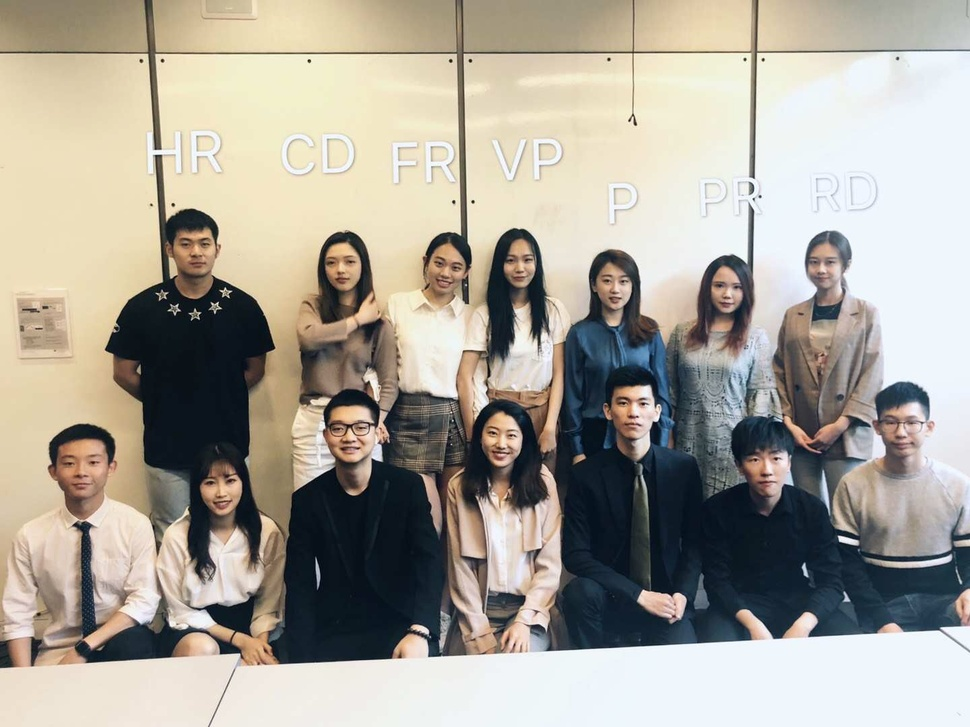
#> input picture group-14.JPG, 970 x 727 px, shrunk from 1440 x 1080 before the run, found by its file name
$ python body-detection.py
#> lines starting #> are read from the running program, lines starting #| are printed output that depends on the picture; after the words box and inside, x2 and y2 are one past the last pixel; in counts of white or black regions, pixels touching at a corner belong together
import numpy as np
import cv2
from matplotlib import pyplot as plt

img = cv2.imread('group-14.jpg', cv2.IMREAD_COLOR)
#> img is the input picture: shape (727, 970, 3); mean B, G, R 153.9, 164.2, 169.4

body_cascade = cv2.CascadeClassifier('haarcascade_fullbody.xml')

gray = cv2.cvtColor(img, cv2.COLOR_BGR2GRAY)
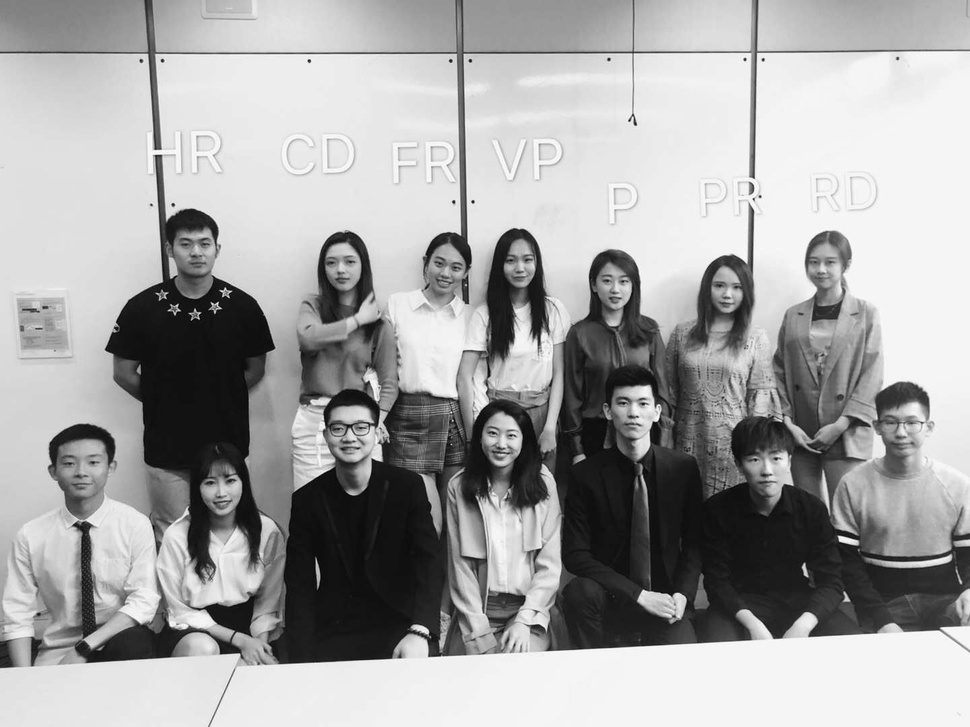
#> gray: shape (727, 970); min 0, max 255, mean 164.6

body = body_cascade.detectMultiScale(gray, 1.1, 4)
#> body = [[136, 475, 44, 89]]

for (x, y, w, h) in body:
    cv2.rectangle(img, (x, y), (x + w, y + h), (12, 150, 100), 2)
#> this loop made 1 pass
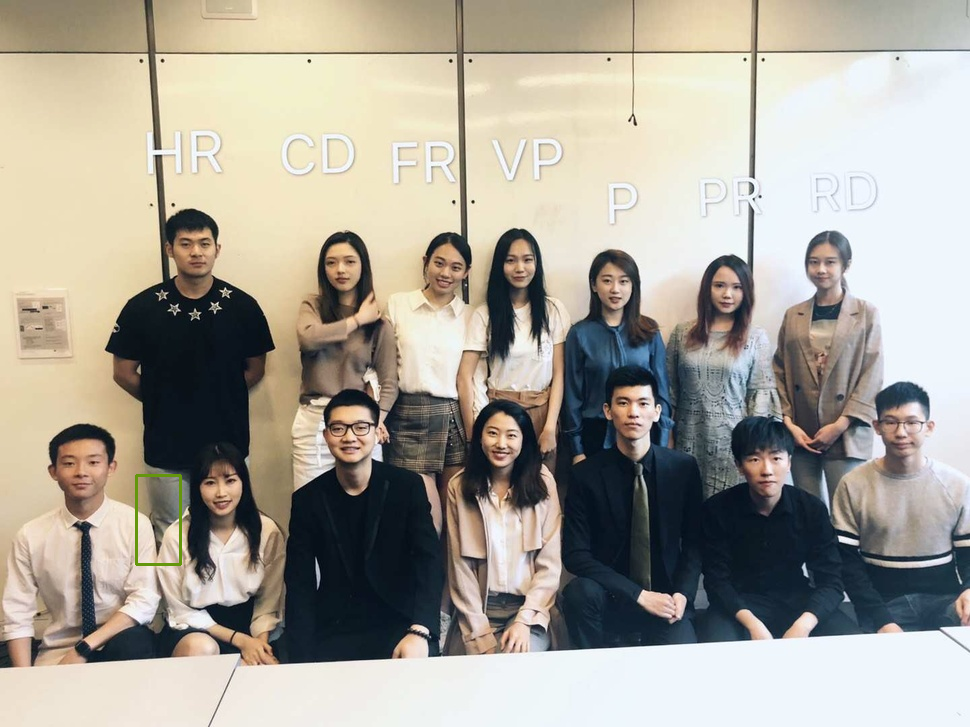
#> img: shape (727, 970, 3); 0.11% of pixels changed, all inside (x1, y1, x2, y2) = (135, 474, 182, 566)

cv2.imshow('image', img)
cv2.waitKey(
    0)  # If you don'tput this line,thenthe image windowis just a flash. If you put any number other than 0, the same happens.
cv2.destroyAllWindows()

$ run again, with group-6.JPG copied over group-14.JPG
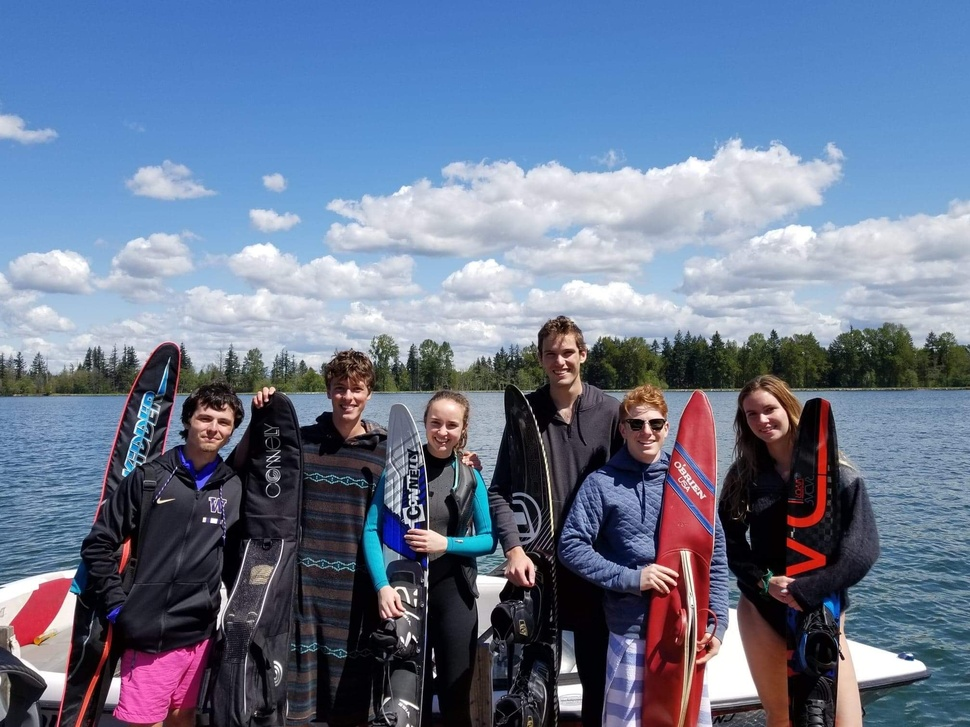
#> input picture group-6.JPG, 970 x 727 px, shrunk from 2016 x 1512 before the run, found by its file name
#> img is the input picture: shape (727, 970, 3); mean B, G, R 144.4, 119, 106
#> `gray = cv2.cvtColor(img, cv2.COLOR_BGR2GRAY)`:
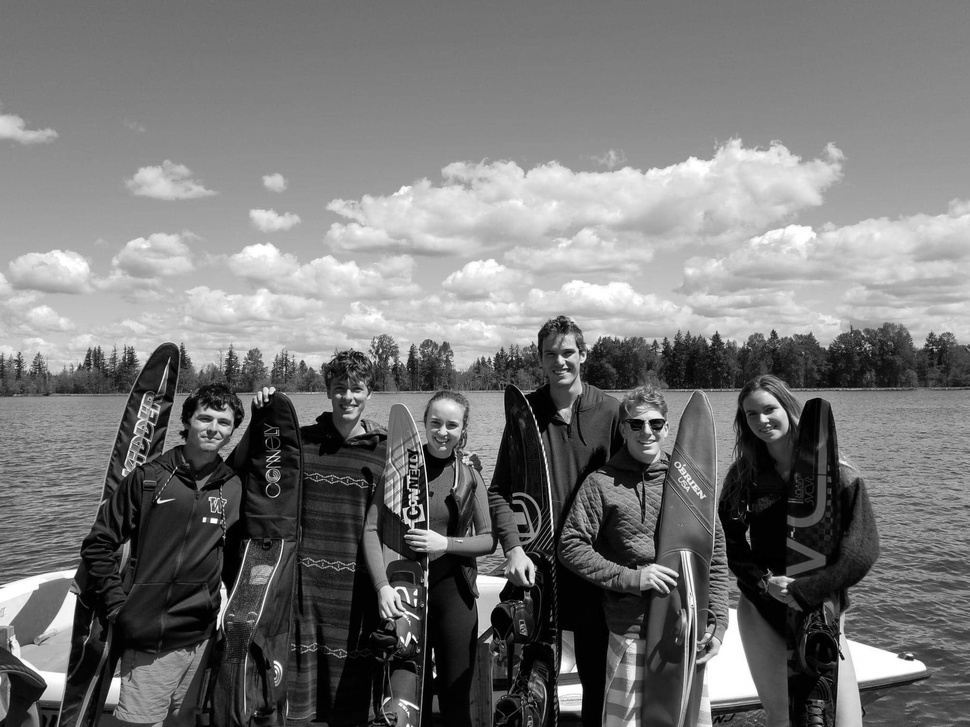
#> gray: shape (727, 970); min 0, max 255, mean 118
#> body = ()

$ run again, with group-pic-10or11.jpg copied over group-14.JPG
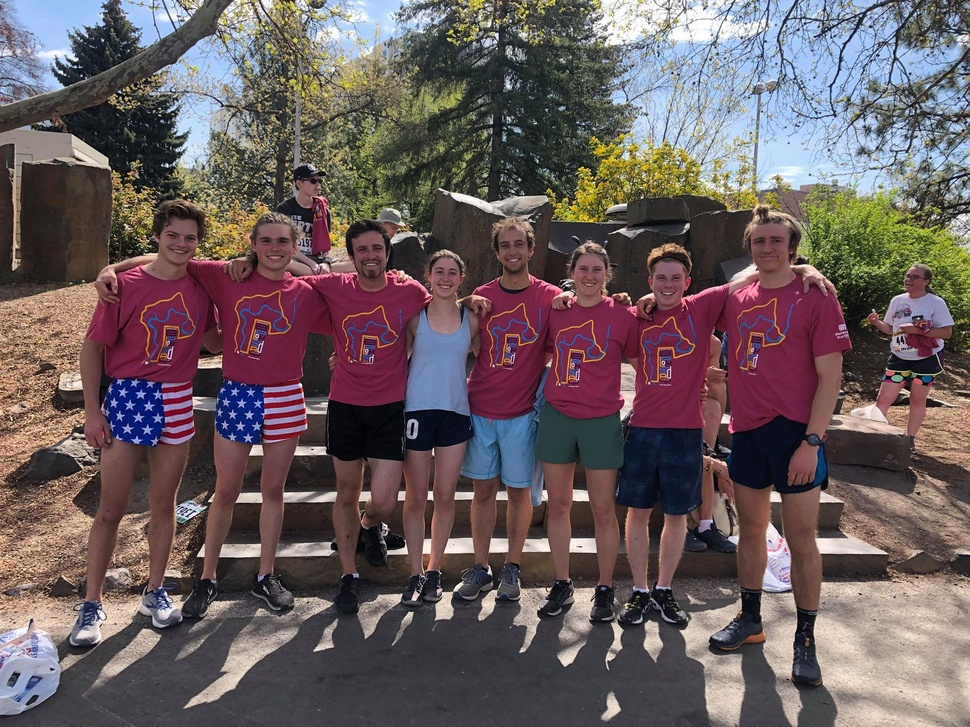
#> input picture group-pic-10or11.jpg, 970 x 727 px, shrunk from 2048 x 1536 before the run, found by its file name
#> img is the input picture: shape (727, 970, 3); mean B, G, R 94.4, 92.5, 105.9
#> `gray = cv2.cvtColor(img, cv2.COLOR_BGR2GRAY)`:
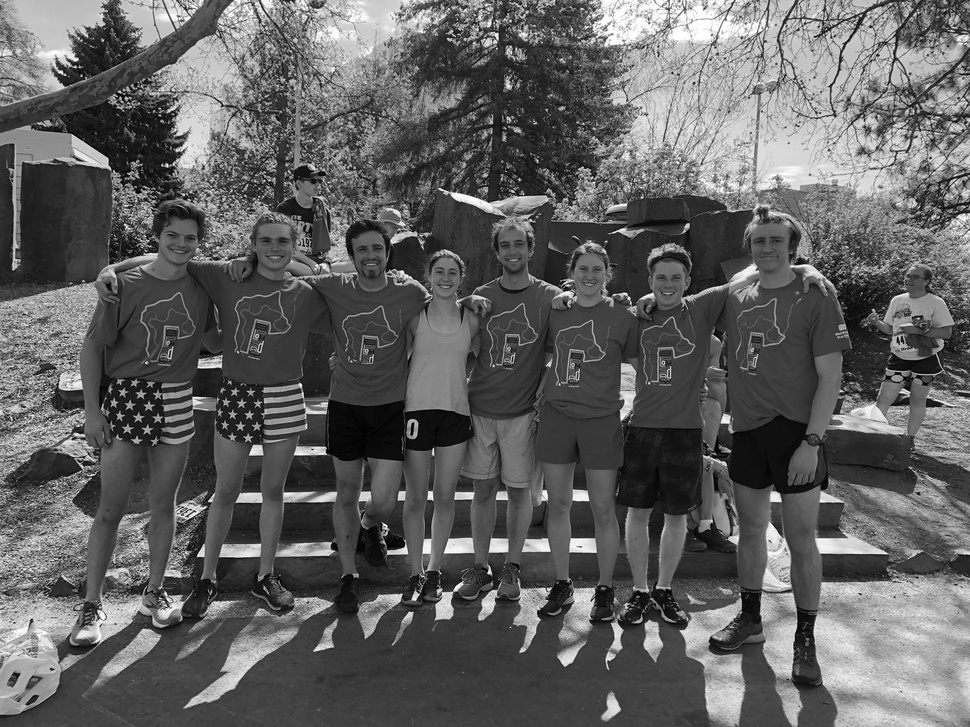
#> gray: shape (727, 970); min 0, max 255, mean 96.7
#> body = ()
